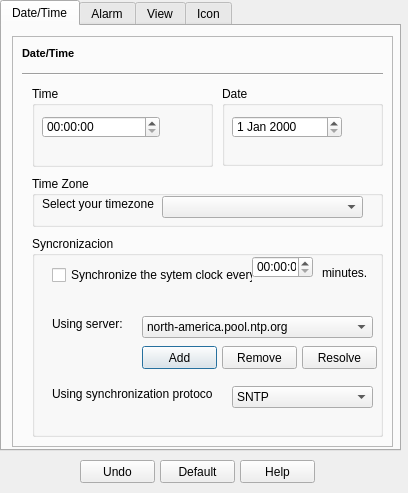
<?xml version="1.0" encoding="UTF-8"?>
<ui version="4.0">
 <class>WPClock</class>
 <widget class="QDialog" name="WPClock">
  <property name="geometry">
   <rect>
    <x>0</x>
    <y>0</y>
    <width>408</width>
    <height>493</height>
   </rect>
  </property>
  <property name="windowTitle">
   <string>Dialog</string>
  </property>
  <property name="locale">
   <locale language="English" country="UnitedStates"/>
  </property>
  <widget class="QTabWidget" name="tabWidget">
   <property name="geometry">
    <rect>
     <x>0</x>
     <y>0</y>
     <width>401</width>
     <height>451</height>
    </rect>
   </property>
   <property name="currentIndex">
    <number>0</number>
   </property>
   <widget class="QWidget" name="tab">
    <attribute name="title">
     <string>Date/Time</string>
    </attribute>
    <widget class="QFrame" name="frame">
     <property name="geometry">
      <rect>
       <x>10</x>
       <y>10</y>
       <width>381</width>
       <height>411</height>
      </rect>
     </property>
     <property name="frameShape">
      <enum>QFrame::StyledPanel</enum>
     </property>
     <property name="frameShadow">
      <enum>QFrame::Sunken</enum>
     </property>
     <widget class="QLabel" name="label">
      <property name="geometry">
       <rect>
        <x>10</x>
        <y>10</y>
        <width>61</width>
        <height>16</height>
       </rect>
      </property>
      <property name="text">
       <string>&lt;!DOCTYPE HTML PUBLIC &quot;-//W3C//DTD HTML 4.0//EN&quot; &quot;http://www.w3.org/TR/REC-html40/strict.dtd&quot;&gt;
&lt;html&gt;&lt;head&gt;&lt;meta name=&quot;qrichtext&quot; content=&quot;1&quot; /&gt;&lt;style type=&quot;text/css&quot;&gt;
p, li { white-space: pre-wrap; }
&lt;/style&gt;&lt;/head&gt;&lt;body style=&quot; font-family:'MS Shell Dlg 2'; font-size:8.25pt; font-weight:400; font-style:normal;&quot;&gt;
&lt;p style=&quot; margin-top:0px; margin-bottom:0px; margin-left:0px; margin-right:0px; -qt-block-indent:0; text-indent:0px;&quot;&gt;&lt;span style=&quot; font-size:8pt; font-weight:600;&quot;&gt;Date/Time&lt;/span&gt;&lt;/p&gt;&lt;/body&gt;&lt;/html&gt;</string>
      </property>
     </widget>
     <widget class="Line" name="line">
      <property name="geometry">
       <rect>
        <x>10</x>
        <y>30</y>
        <width>361</width>
        <height>16</height>
       </rect>
      </property>
      <property name="orientation">
       <enum>Qt::Horizontal</enum>
      </property>
     </widget>
     <widget class="QGroupBox" name="groupBox">
      <property name="geometry">
       <rect>
        <x>20</x>
        <y>200</y>
        <width>351</width>
        <height>201</height>
       </rect>
      </property>
      <property name="title">
       <string>Syncronizacion</string>
      </property>
      <widget class="QCheckBox" name="checkBox">
       <property name="geometry">
        <rect>
         <x>20</x>
         <y>30</y>
         <width>201</width>
         <height>18</height>
        </rect>
       </property>
       <property name="text">
        <string>Synchronize the sytem clock every:</string>
       </property>
      </widget>
      <widget class="QComboBox" name="comboBox">
       <property name="geometry">
        <rect>
         <x>110</x>
         <y>80</y>
         <width>231</width>
         <height>22</height>
        </rect>
       </property>
       <item>
        <property name="text">
         <string>north-america.pool.ntp.org</string>
        </property>
       </item>
      </widget>
      <widget class="QLabel" name="label_2">
       <property name="geometry">
        <rect>
         <x>20</x>
         <y>80</y>
         <width>81</width>
         <height>16</height>
        </rect>
       </property>
       <property name="text">
        <string>Using server:</string>
       </property>
      </widget>
      <widget class="QPushButton" name="pushButton">
       <property name="geometry">
        <rect>
         <x>110</x>
         <y>110</y>
         <width>75</width>
         <height>23</height>
        </rect>
       </property>
       <property name="text">
        <string>Add</string>
       </property>
      </widget>
      <widget class="QPushButton" name="pushButton_2">
       <property name="geometry">
        <rect>
         <x>190</x>
         <y>110</y>
         <width>75</width>
         <height>23</height>
        </rect>
       </property>
       <property name="text">
        <string>Remove</string>
       </property>
      </widget>
      <widget class="QPushButton" name="pushButton_3">
       <property name="geometry">
        <rect>
         <x>270</x>
         <y>110</y>
         <width>75</width>
         <height>23</height>
        </rect>
       </property>
       <property name="text">
        <string>Resolve</string>
       </property>
      </widget>
      <widget class="QLabel" name="label_4">
       <property name="geometry">
        <rect>
         <x>20</x>
         <y>150</y>
         <width>161</width>
         <height>16</height>
        </rect>
       </property>
       <property name="text">
        <string>Using synchronization protocol:</string>
       </property>
      </widget>
      <widget class="QComboBox" name="comboBox_2">
       <property name="geometry">
        <rect>
         <x>200</x>
         <y>150</y>
         <width>141</width>
         <height>22</height>
        </rect>
       </property>
       <item>
        <property name="text">
         <string>SNTP</string>
        </property>
       </item>
      </widget>
      <widget class="QLabel" name="label_12">
       <property name="geometry">
        <rect>
         <x>290</x>
         <y>30</y>
         <width>46</width>
         <height>13</height>
        </rect>
       </property>
       <property name="text">
        <string>minutes.</string>
       </property>
      </widget>
      <widget class="QTimeEdit" name="timeEdit_3">
       <property name="geometry">
        <rect>
         <x>220</x>
         <y>20</y>
         <width>61</width>
         <height>22</height>
        </rect>
       </property>
      </widget>
     </widget>
     <widget class="QGroupBox" name="groupBox_2">
      <property name="geometry">
       <rect>
        <x>20</x>
        <y>50</y>
        <width>181</width>
        <height>81</height>
       </rect>
      </property>
      <property name="title">
       <string>Time</string>
      </property>
      <widget class="QTimeEdit" name="timeEdit">
       <property name="geometry">
        <rect>
         <x>10</x>
         <y>30</y>
         <width>118</width>
         <height>22</height>
        </rect>
       </property>
      </widget>
     </widget>
     <widget class="QGroupBox" name="groupBox_3">
      <property name="geometry">
       <rect>
        <x>210</x>
        <y>50</y>
        <width>161</width>
        <height>80</height>
       </rect>
      </property>
      <property name="title">
       <string>Date</string>
      </property>
      <widget class="QDateEdit" name="dateEdit">
       <property name="geometry">
        <rect>
         <x>10</x>
         <y>30</y>
         <width>110</width>
         <height>22</height>
        </rect>
       </property>
      </widget>
     </widget>
     <widget class="QGroupBox" name="groupBox_4">
      <property name="geometry">
       <rect>
        <x>20</x>
        <y>140</y>
        <width>351</width>
        <height>51</height>
       </rect>
      </property>
      <property name="title">
       <string>Time Zone</string>
      </property>
      <widget class="QLabel" name="label_5">
       <property name="geometry">
        <rect>
         <x>10</x>
         <y>20</y>
         <width>131</width>
         <height>16</height>
        </rect>
       </property>
       <property name="text">
        <string>Select your timezone</string>
       </property>
      </widget>
      <widget class="QComboBox" name="comboBox_3">
       <property name="geometry">
        <rect>
         <x>130</x>
         <y>20</y>
         <width>201</width>
         <height>22</height>
        </rect>
       </property>
      </widget>
     </widget>
    </widget>
   </widget>
   <widget class="QWidget" name="tab_2">
    <attribute name="title">
     <string>Alarm</string>
    </attribute>
    <widget class="QFrame" name="frame_2">
     <property name="geometry">
      <rect>
       <x>10</x>
       <y>10</y>
       <width>381</width>
       <height>411</height>
      </rect>
     </property>
     <property name="frameShape">
      <enum>QFrame::StyledPanel</enum>
     </property>
     <property name="frameShadow">
      <enum>QFrame::Sunken</enum>
     </property>
     <widget class="QLabel" name="label_6">
      <property name="geometry">
       <rect>
        <x>10</x>
        <y>10</y>
        <width>61</width>
        <height>16</height>
       </rect>
      </property>
      <property name="text">
       <string>&lt;!DOCTYPE HTML PUBLIC &quot;-//W3C//DTD HTML 4.0//EN&quot; &quot;http://www.w3.org/TR/REC-html40/strict.dtd&quot;&gt;
&lt;html&gt;&lt;head&gt;&lt;meta name=&quot;qrichtext&quot; content=&quot;1&quot; /&gt;&lt;style type=&quot;text/css&quot;&gt;
p, li { white-space: pre-wrap; }
&lt;/style&gt;&lt;/head&gt;&lt;body style=&quot; font-family:'MS Shell Dlg 2'; font-size:8.25pt; font-weight:400; font-style:normal;&quot;&gt;
&lt;p style=&quot; margin-top:0px; margin-bottom:0px; margin-left:0px; margin-right:0px; -qt-block-indent:0; text-indent:0px;&quot;&gt;&lt;span style=&quot; font-size:8pt; font-weight:600;&quot;&gt;Alarm&lt;/span&gt;&lt;/p&gt;&lt;/body&gt;&lt;/html&gt;</string>
      </property>
     </widget>
     <widget class="Line" name="line_3">
      <property name="geometry">
       <rect>
        <x>10</x>
        <y>30</y>
        <width>361</width>
        <height>16</height>
       </rect>
      </property>
      <property name="orientation">
       <enum>Qt::Horizontal</enum>
      </property>
     </widget>
     <widget class="QGroupBox" name="groupBox_12">
      <property name="geometry">
       <rect>
        <x>10</x>
        <y>50</y>
        <width>351</width>
        <height>351</height>
       </rect>
      </property>
      <property name="title">
       <string>Alarms</string>
      </property>
      <widget class="QLabel" name="label_11">
       <property name="geometry">
        <rect>
         <x>10</x>
         <y>20</y>
         <width>181</width>
         <height>16</height>
        </rect>
       </property>
       <property name="text">
        <string>Add or remove alarms from the list:</string>
       </property>
      </widget>
      <widget class="QPushButton" name="pushButton_9">
       <property name="geometry">
        <rect>
         <x>10</x>
         <y>300</y>
         <width>75</width>
         <height>23</height>
        </rect>
       </property>
       <property name="text">
        <string>Add..</string>
       </property>
      </widget>
      <widget class="QPushButton" name="pushButton_10">
       <property name="geometry">
        <rect>
         <x>90</x>
         <y>300</y>
         <width>75</width>
         <height>23</height>
        </rect>
       </property>
       <property name="text">
        <string>Remove</string>
       </property>
      </widget>
      <widget class="QPushButton" name="pushButton_11">
       <property name="geometry">
        <rect>
         <x>170</x>
         <y>300</y>
         <width>75</width>
         <height>23</height>
        </rect>
       </property>
       <property name="text">
        <string>Edit..</string>
       </property>
      </widget>
      <widget class="QTableWidget" name="tableWidget">
       <property name="geometry">
        <rect>
         <x>10</x>
         <y>40</y>
         <width>331</width>
         <height>231</height>
        </rect>
       </property>
       <row>
        <property name="text">
         <string>1</string>
        </property>
       </row>
       <column>
        <property name="text">
         <string>Enabled</string>
        </property>
       </column>
       <column>
        <property name="text">
         <string>Custom name</string>
        </property>
       </column>
       <column>
        <property name="text">
         <string>Start Time</string>
        </property>
       </column>
       <column>
        <property name="text">
         <string>Period</string>
        </property>
       </column>
       <item row="0" column="0">
        <property name="text">
         <string>Yes</string>
        </property>
       </item>
       <item row="0" column="1">
        <property name="text">
         <string>Wakeup</string>
        </property>
       </item>
       <item row="0" column="2">
        <property name="text">
         <string>6:00 a.m.</string>
        </property>
       </item>
       <item row="0" column="3">
        <property name="text">
         <string>Mon-Fri</string>
        </property>
       </item>
      </widget>
     </widget>
    </widget>
   </widget>
   <widget class="QWidget" name="tab_3">
    <attribute name="title">
     <string>View</string>
    </attribute>
    <widget class="QFrame" name="frame_3">
     <property name="geometry">
      <rect>
       <x>10</x>
       <y>10</y>
       <width>381</width>
       <height>411</height>
      </rect>
     </property>
     <property name="frameShape">
      <enum>QFrame::StyledPanel</enum>
     </property>
     <property name="frameShadow">
      <enum>QFrame::Sunken</enum>
     </property>
     <widget class="QLabel" name="label_3">
      <property name="geometry">
       <rect>
        <x>10</x>
        <y>10</y>
        <width>61</width>
        <height>16</height>
       </rect>
      </property>
      <property name="text">
       <string>&lt;!DOCTYPE HTML PUBLIC &quot;-//W3C//DTD HTML 4.0//EN&quot; &quot;http://www.w3.org/TR/REC-html40/strict.dtd&quot;&gt;
&lt;html&gt;&lt;head&gt;&lt;meta name=&quot;qrichtext&quot; content=&quot;1&quot; /&gt;&lt;style type=&quot;text/css&quot;&gt;
p, li { white-space: pre-wrap; }
&lt;/style&gt;&lt;/head&gt;&lt;body style=&quot; font-family:'MS Shell Dlg 2'; font-size:8.25pt; font-weight:400; font-style:normal;&quot;&gt;
&lt;p style=&quot; margin-top:0px; margin-bottom:0px; margin-left:0px; margin-right:0px; -qt-block-indent:0; text-indent:0px;&quot;&gt;&lt;span style=&quot; font-size:8pt; font-weight:600;&quot;&gt;View&lt;/span&gt;&lt;/p&gt;&lt;/body&gt;&lt;/html&gt;</string>
      </property>
     </widget>
     <widget class="Line" name="line_2">
      <property name="geometry">
       <rect>
        <x>10</x>
        <y>30</y>
        <width>361</width>
        <height>16</height>
       </rect>
      </property>
      <property name="orientation">
       <enum>Qt::Horizontal</enum>
      </property>
     </widget>
     <widget class="QGroupBox" name="groupBox_11">
      <property name="geometry">
       <rect>
        <x>10</x>
        <y>50</y>
        <width>351</width>
        <height>351</height>
       </rect>
      </property>
      <property name="title">
       <string>Mode</string>
      </property>
      <widget class="QLabel" name="label_7">
       <property name="geometry">
        <rect>
         <x>10</x>
         <y>20</y>
         <width>161</width>
         <height>16</height>
        </rect>
       </property>
       <property name="text">
        <string>Select your system's clock style:</string>
       </property>
      </widget>
      <widget class="QPushButton" name="pushButton_7">
       <property name="geometry">
        <rect>
         <x>250</x>
         <y>50</y>
         <width>75</width>
         <height>23</height>
        </rect>
       </property>
       <property name="text">
        <string>Test</string>
       </property>
      </widget>
      <widget class="QPushButton" name="pushButton_8">
       <property name="geometry">
        <rect>
         <x>250</x>
         <y>80</y>
         <width>75</width>
         <height>23</height>
        </rect>
       </property>
       <property name="text">
        <string>Configure...</string>
       </property>
      </widget>
      <widget class="QGroupBox" name="groupBox_8">
       <property name="geometry">
        <rect>
         <x>10</x>
         <y>160</y>
         <width>321</width>
         <height>171</height>
        </rect>
       </property>
       <property name="title">
        <string>Clock information</string>
       </property>
       <widget class="QLabel" name="label_8">
        <property name="geometry">
         <rect>
          <x>10</x>
          <y>20</y>
          <width>46</width>
          <height>13</height>
         </rect>
        </property>
        <property name="text">
         <string>Name:</string>
        </property>
       </widget>
       <widget class="QLabel" name="label_9">
        <property name="geometry">
         <rect>
          <x>10</x>
          <y>40</y>
          <width>46</width>
          <height>13</height>
         </rect>
        </property>
        <property name="text">
         <string>Version:</string>
        </property>
       </widget>
       <widget class="QLabel" name="label_10">
        <property name="geometry">
         <rect>
          <x>10</x>
          <y>60</y>
          <width>61</width>
          <height>16</height>
         </rect>
        </property>
        <property name="text">
         <string>Description:</string>
        </property>
       </widget>
       <widget class="QScrollArea" name="scrollArea">
        <property name="geometry">
         <rect>
          <x>10</x>
          <y>80</y>
          <width>281</width>
          <height>71</height>
         </rect>
        </property>
        <property name="widgetResizable">
         <bool>true</bool>
        </property>
        <widget class="QWidget" name="scrollAreaWidgetContents">
         <property name="geometry">
          <rect>
           <x>0</x>
           <y>0</y>
           <width>277</width>
           <height>67</height>
          </rect>
         </property>
        </widget>
       </widget>
      </widget>
      <widget class="QListWidget" name="listWidget">
       <property name="geometry">
        <rect>
         <x>10</x>
         <y>40</y>
         <width>231</width>
         <height>101</height>
        </rect>
       </property>
       <item>
        <property name="text">
         <string>Standard Analog Clock</string>
        </property>
       </item>
       <item>
        <property name="text">
         <string>Standard Digital Clock</string>
        </property>
       </item>
       <item>
        <property name="text">
         <string>Tiny Text Clock</string>
        </property>
       </item>
      </widget>
     </widget>
    </widget>
   </widget>
   <widget class="QWidget" name="tab_4">
    <attribute name="title">
     <string>Icon</string>
    </attribute>
   </widget>
  </widget>
  <widget class="QPushButton" name="pushButton_6">
   <property name="geometry">
    <rect>
     <x>160</x>
     <y>460</y>
     <width>75</width>
     <height>23</height>
    </rect>
   </property>
   <property name="text">
    <string>Default</string>
   </property>
  </widget>
  <widget class="QPushButton" name="pushButton_4">
   <property name="geometry">
    <rect>
     <x>80</x>
     <y>460</y>
     <width>75</width>
     <height>23</height>
    </rect>
   </property>
   <property name="text">
    <string>Undo</string>
   </property>
  </widget>
  <widget class="QPushButton" name="pushButton_5">
   <property name="geometry">
    <rect>
     <x>240</x>
     <y>460</y>
     <width>75</width>
     <height>23</height>
    </rect>
   </property>
   <property name="text">
    <string>Help</string>
   </property>
  </widget>
 </widget>
 <resources/>
 <connections/>
</ui>
